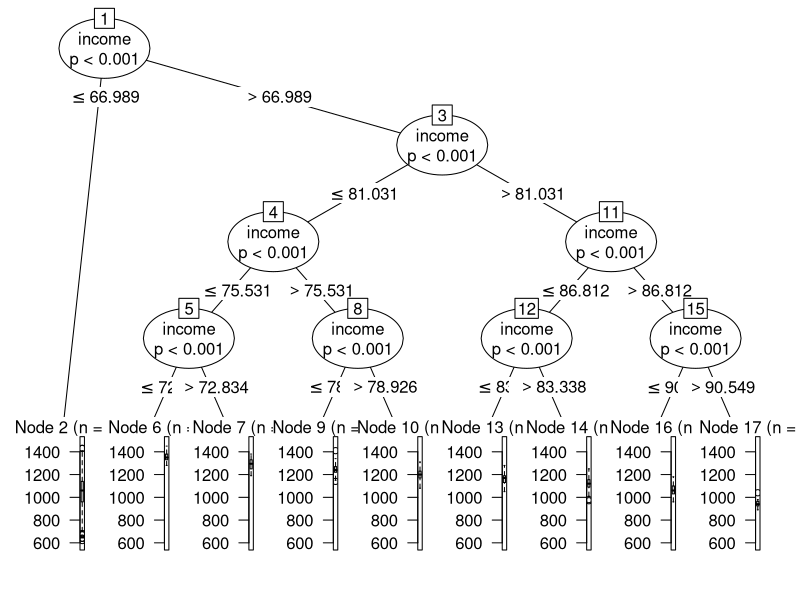
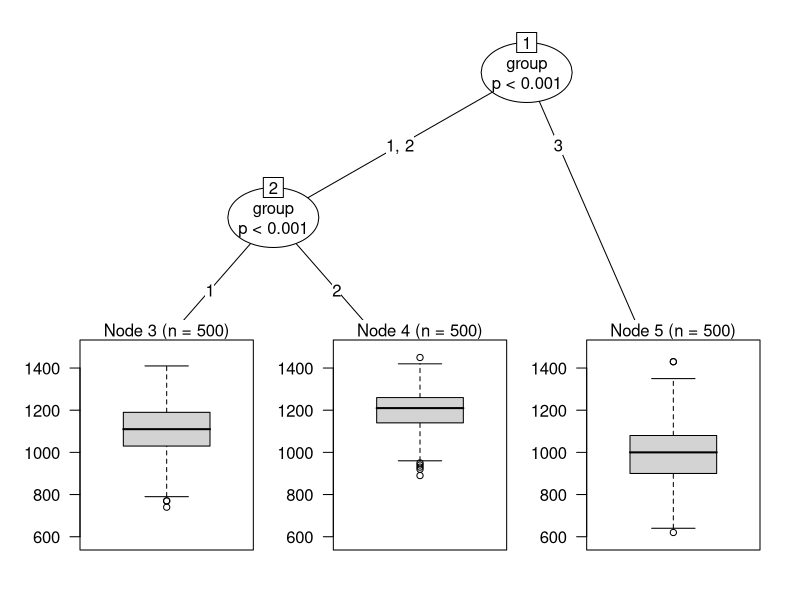
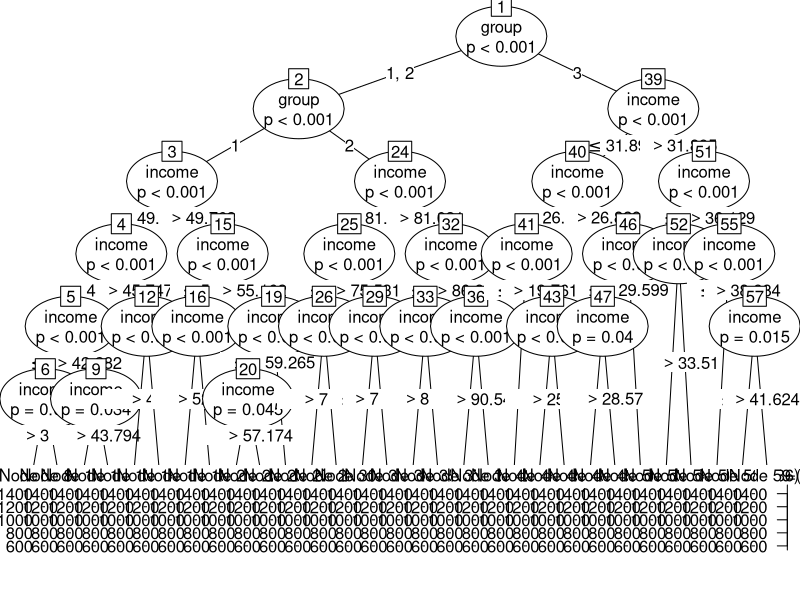
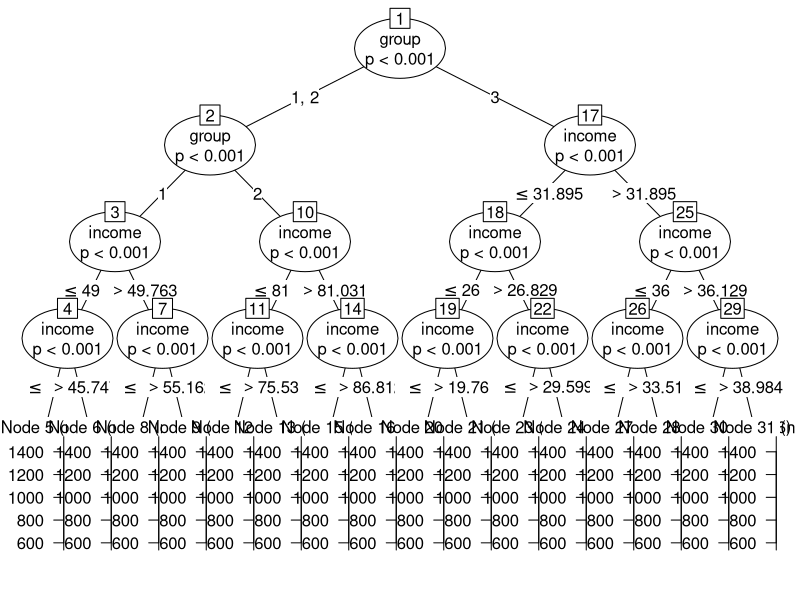
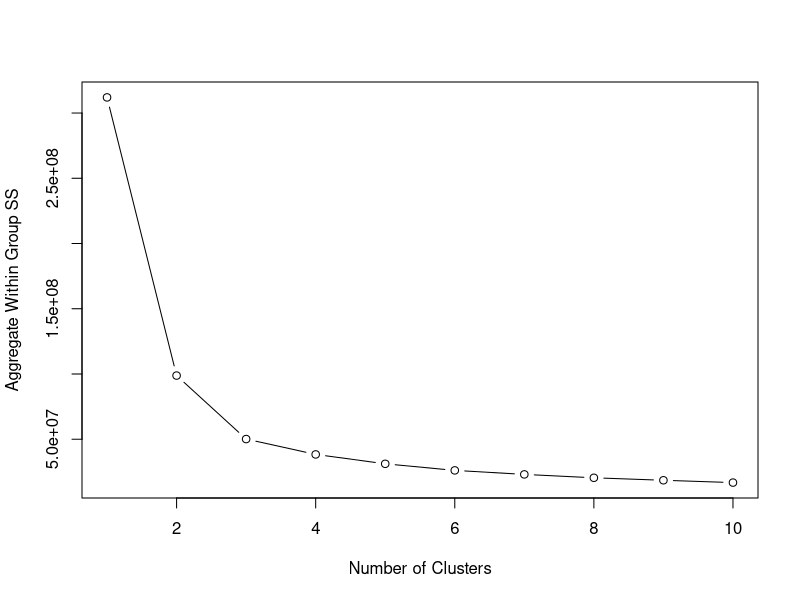
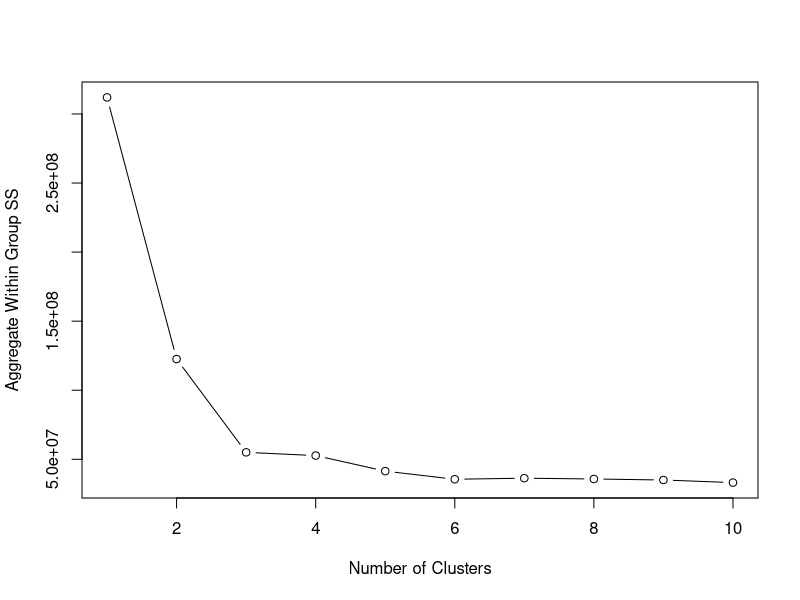
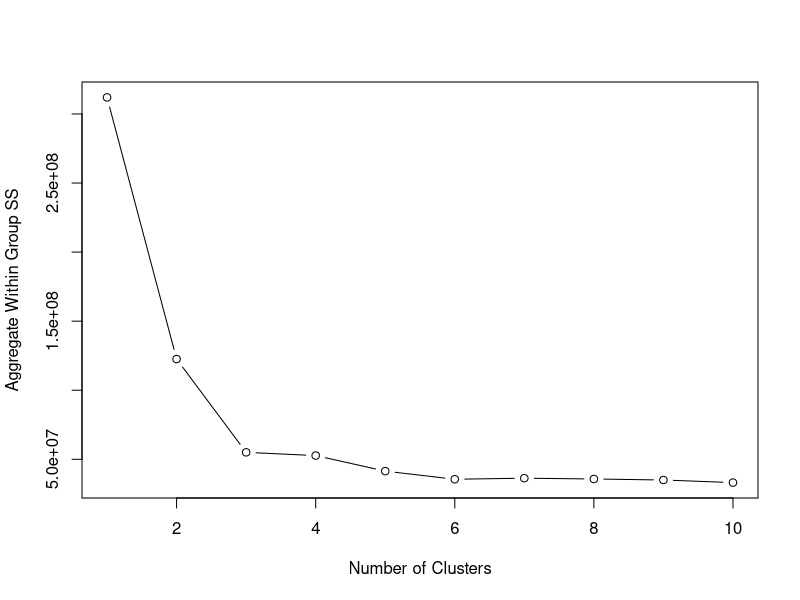
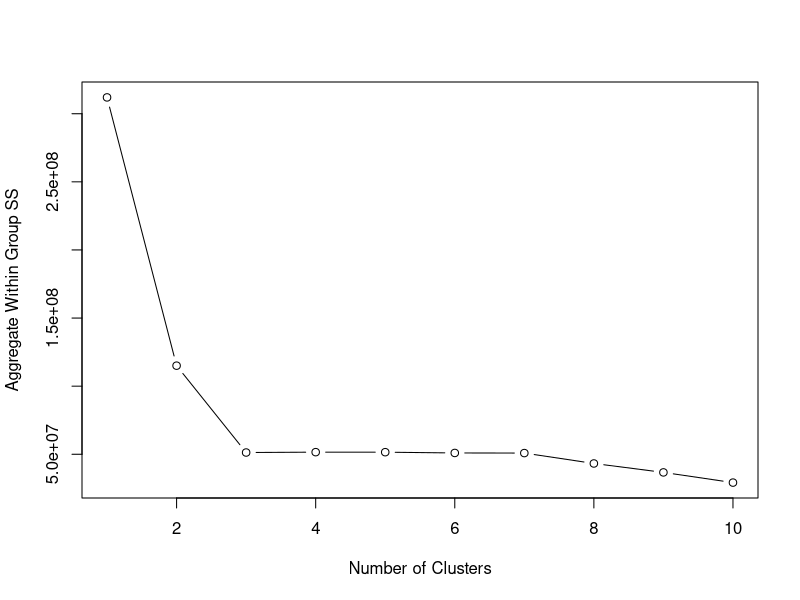

Source code (R) for these figures, in order:
#Janak Patil
#Assignment No - 5
#jsp170630



library(data.table)
library(dplyr)
library(partykit)

n <- 500
set.seed(75080)

z   <- rnorm(n)
w   <- rnorm(n)
x   <- 5*z + 50
y   <- -100*z+ 1100 + 50*w
y   <- 10*round(y/10)
y   <- ifelse(y<200,200,y)
y   <- ifelse(y>1600,1600,y)
dt1 <- data.table('id'=1:500,'sat'=y,'income'=x,'group'=rep(1,n))
View(dt1)
z   <- rnorm(n)
w   <- rnorm(n)
x   <- 5*z + 80
y   <- -80*z+ 1200 + 50*w
y   <- 10*round(y/10)
y   <- ifelse(y<200,200,y)
y   <- ifelse(y>1600,1600,y)
dt2 <- data.table('id'=501:1000,'sat'=y,'income'=x,'group'=rep(2,n))
View(dt2)
z   <- rnorm(n)
w   <- rnorm(n)
x   <- 5*z + 30
y   <- -120*z+ 1000 + 50*w
y   <- 10*round(y/10)
y   <- ifelse(y<200,200,y)
y   <- ifelse(y>1600,1600,y)
dt3 <- data.table('id'=1001:1500,'sat'=y,'income'=x,'group'=rep(3,n))

dtable <- merge(dt1    ,dt2, all=TRUE)
dtable <- merge(dtable ,dt3, all=TRUE)
dtable$group <- as.factor(dtable$group)

pooled <- lm(sat~income,data=dtable)
within <- lm(sat~income+group-1,data=dtable)
model1 <- lm(sat~income,data=dtable[group==1])
model2 <- lm(sat~income,data=dtable[group==2])
model3 <- lm(sat~income,data=dtable[group==3])
prop.table((table(dtable$group)))

summary(pooled)
summary(within)
summary(model1)
summary(model2)
summary(model3)

#a) The data generation is using rnorm function(a pseudo random number 
#  generation function), which generates random value numbers from normal
#  distribution. We have set.seed function to get the same value of random
#  number for all the variables. In this case we have set the seed to 75080

#b) The signs for within and pooled are different as pooled data takes into 
# cosideration all the data on the other hand the within data runs on individual 
# groups

#c) 
tree1 <- ctree(sat~income, data = dtable)
tree1 %>% plot
# From the tree we can see that the SAT score of people with income between 
# 72.834 and 75.53 is the highest ranging from 1300 - 1500

tree2 <- ctree(sat~group, data = dtable)
tree2 %>% plot
# From the tree we can deduce that the people in group 1 have median score of 1100
# From the tree we can deduce that the people in group 2 have median score of 1200
# From the tree we can deduce that the people in group 3 have median score of 1000


tree3 <- ctree(sat~income + group, data = dtable)
tree3 %>% plot
nodeprune(tree3,c(5,12,16,19,26,29,33,36,43,47,57) )%>% plot
# The tree is very wide to decipher anything sensible

#d)
model1 <- glmtree(sat~income|group, data = dtable)
summary(model1)
#e)
auto.kmeans <- function(data,maxclu=10,seed=1,nstart=10) {
  wss <- rep(NA,maxclu)
  for (i in 1:maxclu) { 
    set.seed(seed)
    model <- kmeans(data,centers=i,nstart=nstart)
    wss[i] <- model$tot.withinss
  }
  plot(1:maxclu,	wss, type="b", 
       xlab="Number of Clusters",
       ylab="Aggregate Within Group SS")
}
auto.kmeans(dtable)
set.seed(1)
modelk <- kmeans(dtable,centers=3,nstart=10)
modelk$centers
groups_k <- modelk$cluster
groups_k

dtable$kmeans_groups <- groups_k
dtable$kmeans_groups <- as.factor(dtable$kmeans_groups)

prop.table(table(dtable$kmeans_groups,dtable$group),1)

#f)
prop.table(table(dtable$kmeans_groups,dtable$group),1)
# It shows perfect grouping by kmeans as that of generated data.

auto.hclust <- function(data,model=hclust(dist(data)),maxclu=10) {
  wss <- rep(NA,maxclu)
  r <- ncol(data)+1
  for(i in 1:maxclu) {
    groups <- cutree(model,i)
    means <- data[order(groups),lapply(.SD,mean),by=groups]
    means <- means[,2:r]
    demeaned <- data - means[groups]
    wss[i] <- sum(rowSums(demeaned^2))
  }
  plot(1:maxclu,	wss, type="b", 
       xlab="Number of Clusters",
       ylab="Aggregate Within Group SS")
}

data <- dtable %>% select(-kmeans_groups)
data$group <- as.numeric(dtable$group)
auto.hclust(data)

auto.hclust(data,model=hclust(dist(data),method="complete"))
auto.hclust(data,model=hclust(dist(data),method="average"))
auto.hclust(data,model=hclust(dist(data),method="median"))
auto.hclust(data,model=hclust(dist(data),method="ward.D"))

# We are getting the same number of results as in kmeans i.e 3.

#g)
lm(sat~income+kmeans_groups-1, data = dtable) %>% summary

#h)
lm(sat~income,data = dtable[kmeans_groups == 1]) %>% summary
lm(sat~income,data = dtable[kmeans_groups == 2]) %>% summary
lm(sat~income,data = dtable[kmeans_groups == 3]) %>% summary

#i)
dtable$sat <- as.numeric(dtable$sat)
dtable$income <- as.numeric(dtable$income)
dtable1 <- dtable %>% select(-id,-group,-kmeans_groups)
str(dtable1)

auto.kmeans <- function(data,maxclu=10,seed=1,nstart=10) {
  wss <- rep(NA,maxclu)
  for (i in 1:maxclu) { 
    set.seed(seed)
    model <- kmeans(data,centers=i,nstart=nstart)
    wss[i] <- model$tot.withinss
  }
  plot(1:maxclu,	wss, type="b", 
       xlab="Number of Clusters",
       ylab="Aggregate Within Group SS")
}
auto.kmeans(scale(dtable1))
set.seed(1)
modelk1 <- kmeans(dtable,centers=3,nstart=10)
modelk1$centers
groups_k1 <- modelk$cluster
groups_k1
dtable1$kmeans_groupk1 <- groups_k1
dtable1$kmeans_groupk1 <- as.factor(dtable1$kmeans_groupk1)

lm(scale(sat)~scale(income)+kmeans_groupk1-1, data = dtable1) %>% summary
lm(scale(sat)~scale(income),data = dtable1[kmeans_groupk1 == 1]) %>% summary
lm(scale(sat)~scale(income),data = dtable1[kmeans_groupk1 == 2]) %>% summary
lm(scale(sat)~scale(income),data = dtable1[kmeans_groupk1 == 3]) %>% summary
